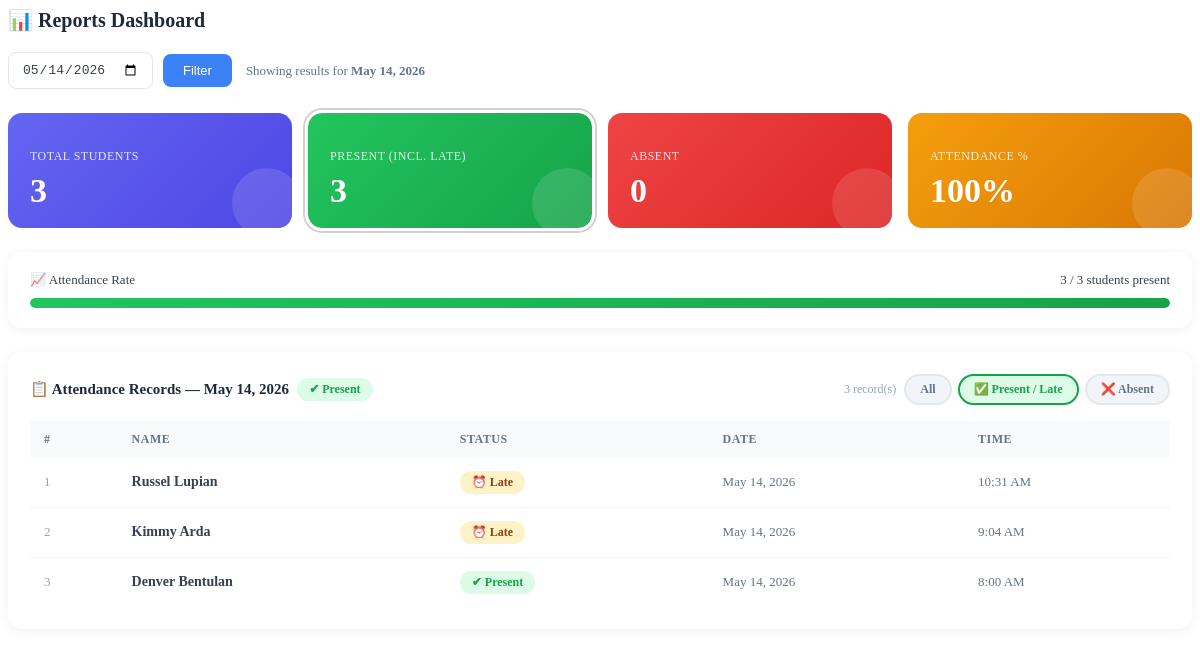
The page /pages/reports.php?page=reports&date=2026-05-14&status_filter=present on the database its author committed.
### tables this page shows
CREATE TABLE `attendance` (
  `id` int(11) NOT NULL,
  `student_id` int(11) NOT NULL,
  `scan_date` date NOT NULL,
  `scan_time` time NOT NULL,
  `status` enum('on_time','present','late','absent') NOT NULL DEFAULT 'on_time',
  `date_added` datetime DEFAULT current_timestamp(),
  `created_at` datetime DEFAULT current_timestamp()
);

CREATE TABLE `users` (
  `id` int(11) NOT NULL,
  `fullname` varchar(255) NOT NULL,
  `email` varchar(255) NOT NULL,
  `role` enum('admin','teacher','student','parent') NOT NULL DEFAULT 'student',
  `password` varchar(255) NOT NULL,
  `date_added` datetime DEFAULT current_timestamp(),
  `parent_email` varchar(255) DEFAULT NULL,
  `qr_code` varchar(500) DEFAULT NULL,
  `qr_token` varchar(100) DEFAULT NULL
);

### pages/reports.php (the view, shortened to what this page needs)
<?php
include 'includes/db.php';
$date        = $_GET['date']          ?? date('Y-m-d');
$statusFilter = $_GET['status_filter'] ?? 'all';
$total = $conn->query("
    SELECT COUNT(*) AS total FROM users WHERE role='student'
")->fetch_assoc()['total'];
$present = $conn->query("
    SELECT COUNT(DISTINCT student_id) AS total
    FROM attendance
    WHERE status IN ('present', 'on_time', 'late')
      AND scan_date = '$date'
")->fetch_assoc()['total'];
$absent = $conn->query("
    SELECT COUNT(DISTINCT student_id) AS total
    FROM attendance
    WHERE status = 'absent'
      AND scan_date = '$date'
")->fetch_assoc()['total'];
$percentage     = $total > 0 ? round(($present / $total) * 100) : 0;
$formatted_date = date('F d, Y', strtotime($date));
$statusWhere = '';
if ($statusFilter === 'present') {
    $statusWhere = "AND attendance.status IN ('present', 'on_time', 'late')";
} elseif ($statusFilter === 'late') {
    $statusWhere = "AND attendance.status = 'late'";
}
if ($statusFilter === 'absent') {
    $records = $conn->query("
        SELECT users.fullname,
               attendance.status,
               attendance.scan_date,
               attendance.scan_time
        FROM attendance
        JOIN users ON users.id = attendance.student_id
        WHERE attendance.scan_date = '$date'
          AND attendance.status = 'absent'
          AND users.role = 'student'
        ORDER BY users.fullname ASC
    ");
} else {
    $records = $conn->query("
        SELECT users.fullname,
               attendance.status,
               attendance.scan_date,
               attendance.scan_time
        FROM attendance
        JOIN users ON users.id = attendance.student_id
        WHERE attendance.scan_date = '$date'
          AND users.role = 'student'
          $statusWhere
        ORDER BY attendance.scan_time DESC
    ");
}
?>
<div class="section-title">📊 Reports Dashboard</div>
<form method="GET" class="filter-bar">
    <input type="date" name="date" value="<?= htmlspecialchars($date) ?>">
    <button type="submit" class="filter-btn">Filter</button>
    <span class="filter-label">Showing results for <strong><?= $formatted_date ?></strong></span>
</form>
<div class="stat-cards">
    <div class="stat-card indigo <?= $statusFilter==='all'?'active-filter':'' ?>"
         onclick="applyStatusFilter('all')">
        <h4>Total Students</h4>
        <div class="stat-value"><?= $total ?></div>
    </div>
    <div class="stat-card green <?= $statusFilter==='present'?'active-filter':'' ?>"
         onclick="applyStatusFilter('present')">
        <h4>Present (incl. Late)</h4>
        <div class="stat-value"><?= $present ?></div>
    </div>
    <div class="stat-card red <?= $statusFilter==='absent'?'active-filter':'' ?>"
         onclick="applyStatusFilter('absent')">
        <h4>Absent</h4>
        <div class="stat-value"><?= $absent ?></div>
    </div>
    <div class="stat-card amber">
        <h4>Attendance %</h4>
        <div class="stat-value"><?= $percentage ?>%</div>
    </div>
</div>
<div class="progress-section">
    <div class="ps-label">
        <span>📈 Attendance Rate</span>
        <span><?= $present ?> / <?= $total ?> students present</span>
    </div>
    <div class="progress-wrap">
        <div class="progress-fill" style="width:<?= $percentage ?>%;"></div>
    </div>
</div>
<div class="table-card">
    <div class="card-header">
        <div class="card-header-left">
            📋 Attendance Records — <?= $formatted_date ?>
            <?php if($statusFilter !== 'all'): ?>
                <span class="badge <?= $statusFilter === 'present' ? 'present' : ($statusFilter === 'late' ? 'late' : 'absent') ?>">
                    <?= $statusFilter === 'present' ? '✔ Present' : ($statusFilter === 'late' ? '⏰ Late' : '✖ Absent') ?>
                </span>
            <?php endif; ?>
        </div>
        <div class="card-header-right">
            <span class="record-count"><?= $records ? $records->num_rows : 0 ?> record(s)</span>
            <div class="status-tabs">
                <a class="stab <?= $statusFilter==='all'    ?'s-all':''     ?>"
                   href="?page=reports&date=<?= $date ?>&status_filter=all">All</a>
                <a class="stab <?= $statusFilter==='present'?'s-present':'' ?>"
                   href="?page=reports&date=<?= $date ?>&status_filter=present">✅ Present / Late</a>
                <a class="stab <?= $statusFilter==='absent' ?'s-absent':''  ?>"
                   href="?page=reports&date=<?= $date ?>&status_filter=absent">❌ Absent</a>
            </div>
        </div>
    </div>
    <table class="data-table">
        <thead>
            <tr>
                <th>#</th>
                <th>Name</th>
                <th>Status</th>
                <th>Date</th>
                <th>Time</th>
            </tr>
        </thead>
        <tbody>
        <?php if ($records && $records->num_rows > 0):
            $row = 1;
            while ($r = $records->fetch_assoc()):
                $s = $r['status'];
        ?>
            <tr>
                <td style="color:#94a3b8;font-size:13px;"><?= $row++ ?></td>
                <td><strong><?= htmlspecialchars($r['fullname']) ?></strong></td>
                <td>
                    <?php if ($s === 'present' || $s === 'on_time'): ?>
                        <span class="badge present">✔ Present</span>
                    <?php elseif ($s === 'late'): ?>
                        <span class="badge late">⏰ Late</span>
                    <?php else: ?>
                        <span class="badge absent">✖ Absent</span>
                    <?php endif; ?>
                </td>
                <td style="color:#64748b;font-size:13px;">
                    <?= date('M d, Y', strtotime($r['scan_date'])) ?>
                </td>
                <td style="color:#64748b;font-size:13px;">
                    <?= (!empty($r['scan_time']) && $r['scan_time'] !== '00:00:00')
                        ? date('g:i A', strtotime($r['scan_time']))
                        : '—' ?>
                </td>
            </tr>
        <?php endwhile; ?>
        <?php endif; ?>
        </tbody>
    </table>
</div>

### pages/reports.php (style rules this page uses)
.section-title { font-size:20px; font-weight:600; color:#1e293b; margin-bottom:20px; display:flex; align-items:center; gap:8px; }
.filter-bar { display:flex; align-items:center; gap:10px; margin-bottom:24px; flex-wrap:wrap; }
.filter-bar input[type="date"] { padding:9px 13px; border:1px solid #e5e7eb; border-radius:8px; font-size:13px; color:#374151; background:#fff; outline:none; }
.filter-btn { background:#3b82f6; color:white; border:none; padding:9px 20px; border-radius:8px; font-size:13px; font-weight:500; cursor:pointer; transition:background 0.2s; }
.filter-label { font-size:13px; color:#64748b; margin-left:4px; }
.stat-cards { display:grid; grid-template-columns:repeat(auto-fit, minmax(170px,1fr)); gap:16px; margin-bottom:24px; }
.stat-card { border-radius:14px; padding:20px 22px; color:white; position:relative; overflow:hidden; cursor:pointer; transition:transform 0.18s, box-shadow 0.18s; }
.stat-card.active-filter { outline: 3px solid #fff; box-shadow:0 0 0 5px rgba(0,0,0,0.18); }
.stat-card::after { content:''; position:absolute; right:-10px; bottom:-10px; width:70px; height:70px; border-radius:50%; background:rgba(255,255,255,0.12); }
.stat-card.indigo { background:linear-gradient(135deg,#6366f1,#4f46e5); }
.stat-card.green { background:linear-gradient(135deg,#22c55e,#16a34a); }
.stat-card.red { background:linear-gradient(135deg,#ef4444,#dc2626); }
.stat-card.amber { background:linear-gradient(135deg,#f59e0b,#d97706); }
.stat-card h4 { font-size:12px; font-weight:500; opacity:0.85; text-transform:uppercase; letter-spacing:0.5px; margin-bottom:10px; }
.stat-card .stat-value { font-size:34px; font-weight:700; line-height:1; }
.progress-section { background:#fff; border-radius:14px; padding:20px 22px; margin-bottom:24px; box-shadow:0 2px 12px rgba(0,0,0,0.06); }
.ps-label { display:flex; justify-content:space-between; font-size:13px; font-weight:500; color:#374151; margin-bottom:10px; }
.progress-wrap { background:#e5e7eb; border-radius:99px; overflow:hidden; height:10px; }
.progress-fill { background:linear-gradient(90deg,#22c55e,#16a34a); height:100%; border-radius:99px; transition:width 0.6s ease; }
.table-card { background:#fff; border-radius:14px; padding:22px; box-shadow:0 2px 12px rgba(0,0,0,0.06); }
.card-header { display:flex; align-items:center; justify-content:space-between; flex-wrap:wrap; gap:10px; margin-bottom:16px; }
.card-header-left { font-size:15px; font-weight:600; color:#1e293b; display:flex; align-items:center; gap:8px; }
.card-header-right { display:flex; align-items:center; gap:8px; flex-wrap:wrap; }
.status-tabs { display:flex; gap:6px; flex-wrap:wrap; }
.stab { padding:6px 14px; border-radius:99px; font-size:12px; font-weight:600; border:2px solid #e5e7eb; cursor:pointer; background:#f1f5f9; color:#64748b; text-decoration:none; transition:all 0.15s; display:inline-block; }
.stab.s-present { background:#dcfce7; color:#16a34a; border-color:#16a34a; }
.record-count { font-size:12px; color:#94a3b8; font-weight:500; }
.data-table { width:100%; border-collapse:collapse; }
.data-table th { background:#f8fafc; padding:11px 14px; font-size:12px; font-weight:600; text-transform:uppercase; letter-spacing:0.5px; color:#64748b; text-align:left; }
.data-table td { padding:13px 14px; font-size:14px; color:#374151; border-bottom:1px solid #f1f5f9; }
.data-table tr:last-child td { border-bottom:none; }
.badge { display:inline-flex; align-items:center; gap:4px; padding:4px 12px; border-radius:99px; font-size:12px; font-weight:600; }
.badge.present { background:#dcfce7; color:#16a34a; }
.badge.late { background:#fef3c7; color:#92400e; }

### rows shown on the page
attendance: student.fullname "Russel Lupian", status "⏰ Late", scan_date "May 14, 2026", scan_time "10:31 AM"
attendance: student.fullname "Kimmy Arda", status "⏰ Late", scan_date "May 14, 2026", scan_time "9:04 AM"
attendance: student.fullname "Denver Bentulan", status "✔ Present", scan_date "May 14, 2026", scan_time "8:00 AM"

### other values the page prints
$formatted_date "May 14, 2026"
$total "3"
$present "3"
$absent "0"
$percentage "100"
$records->num_rows "3"
